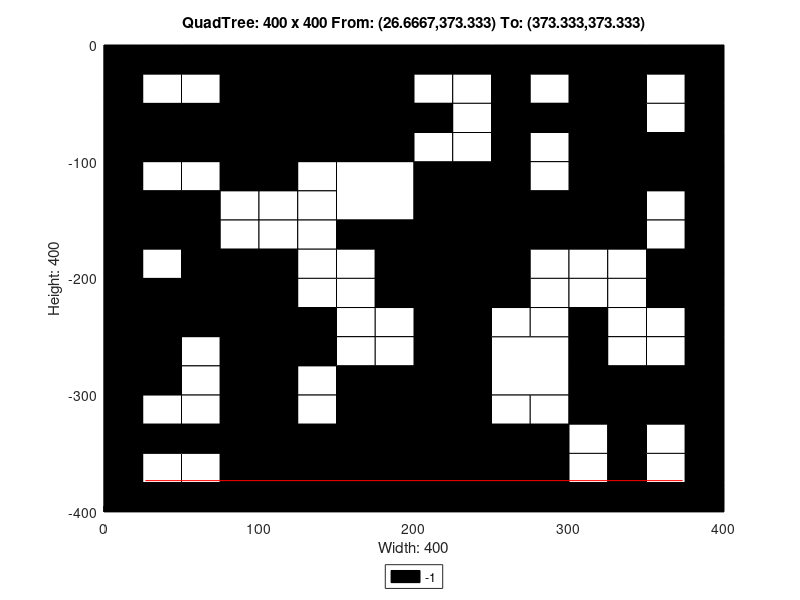

Write the MATLAB code that produced this figure.
axis([0 400 -400 0]);
title('QuadTree: 400 x 400 From: (26.6667,373.333) To: (373.333,373.333)');
xlabel('Width: 400');
ylabel('Height: 400');
rectangle('Position',[100 -100 100 100], 'FaceColor',[0 0 0]);
rectangle('Position',[0 -100 50 50], 'FaceColor',[0 0 0]);
rectangle('Position',[50 -100 50 50], 'FaceColor',[0 0 0]);
rectangle('Position',[150 -150 50 50], 'FaceColor',[1 1 1]);
rectangle('Position',[300 -50 50 50], 'FaceColor',[0 0 0]);
rectangle('Position',[300 -100 50 50], 'FaceColor',[0 0 0]);
rectangle('Position',[200 -150 50 50], 'FaceColor',[0 0 0]);
rectangle('Position',[200 -200 50 50], 'FaceColor',[0 0 0]);
rectangle('Position',[300 -150 50 50], 'FaceColor',[0 0 0]);
rectangle('Position',[0 -250 50 50], 'FaceColor',[0 0 0]);
rectangle('Position',[50 -250 50 50], 'FaceColor',[0 0 0]);
rectangle('Position',[0 -300 50 50], 'FaceColor',[0 0 0]);
rectangle('Position',[150 -350 50 50], 'FaceColor',[0 0 0]);
rectangle('Position',[100 -400 50 50], 'FaceColor',[0 0 0]);
rectangle('Position',[150 -400 50 50], 'FaceColor',[0 0 0]);
rectangle('Position',[200 -250 50 50], 'FaceColor',[0 0 0]);
rectangle('Position',[200 -300 50 50], 'FaceColor',[0 0 0]);
rectangle('Position',[250 -300 50 50], 'FaceColor',[1 1 1]);
rectangle('Position',[200 -350 50 50], 'FaceColor',[0 0 0]);
rectangle('Position',[200 -400 50 50], 'FaceColor',[0 0 0]);
rectangle('Position',[250 -400 50 50], 'FaceColor',[0 0 0]);
rectangle('Position',[0 -25 25 25], 'FaceColor',[0 0 0]);
rectangle('Position',[25 -25 25 25], 'FaceColor',[0 0 0]);
rectangle('Position',[0 -50 25 25], 'FaceColor',[0 0 0]);
rectangle('Position',[25 -50 25 25], 'FaceColor',[1 1 1]);
rectangle('Position',[50 -25 25 25], 'FaceColor',[0 0 0]);
rectangle('Position',[75 -25 25 25], 'FaceColor',[0 0 0]);
rectangle('Position',[50 -50 25 25], 'FaceColor',[1 1 1]);
rectangle('Position',[75 -50 25 25], 'FaceColor',[0 0 0]);
rectangle('Position',[0 -125 25 25], 'FaceColor',[0 0 0]);
rectangle('Position',[25 -125 25 25], 'FaceColor',[1 1 1]);
rectangle('Position',[0 -150 25 25], 'FaceColor',[0 0 0]);
rectangle('Position',[25 -150 25 25], 'FaceColor',[0 0 0]);
rectangle('Position',[50 -125 25 25], 'FaceColor',[1 1 1]);
rectangle('Position',[75 -125 25 25], 'FaceColor',[0 0 0]);
rectangle('Position',[50 -150 25 25], 'FaceColor',[0 0 0]);
rectangle('Position',[75 -150 25 25], 'FaceColor',[1 1 1]);
rectangle('Position',[0 -175 25 25], 'FaceColor',[0 0 0]);
rectangle('Position',[25 -175 25 25], 'FaceColor',[0 0 0]);
rectangle('Position',[0 -200 25 25], 'FaceColor',[0 0 0]);
rectangle('Position',[25 -200 25 25], 'FaceColor',[1 1 1]);
rectangle('Position',[50 -175 25 25], 'FaceColor',[0 0 0]);
rectangle('Position',[75 -175 25 25], 'FaceColor',[1 1 1]);
rectangle('Position',[50 -200 25 25], 'FaceColor',[0 0 0]);
rectangle('Position',[75 -200 25 25], 'FaceColor',[0 0 0]);
rectangle('Position',[100 -125 25 25], 'FaceColor',[0 0 0]);
rectangle('Position',[125 -125 25 25], 'FaceColor',[1 1 1]);
rectangle('Position',[100 -150 25 25], 'FaceColor',[1 1 1]);
rectangle('Position',[125 -150 25 25], 'FaceColor',[1 1 1]);
rectangle('Position',[100 -175 25 25], 'FaceColor',[1 1 1]);
rectangle('Position',[125 -175 25 25], 'FaceColor',[1 1 1]);
rectangle('Position',[100 -200 25 25], 'FaceColor',[0 0 0]);
rectangle('Position',[125 -200 25 25], 'FaceColor',[1 1 1]);
rectangle('Position',[150 -175 25 25], 'FaceColor',[0 0 0]);
rectangle('Position',[175 -175 25 25], 'FaceColor',[0 0 0]);
rectangle('Position',[150 -200 25 25], 'FaceColor',[1 1 1]);
rectangle('Position',[175 -200 25 25], 'FaceColor',[0 0 0]);
rectangle('Position',[200 -25 25 25], 'FaceColor',[0 0 0]);
rectangle('Position',[225 -25 25 25], 'FaceColor',[0 0 0]);
rectangle('Position',[200 -50 25 25], 'FaceColor',[1 1 1]);
rectangle('Position',[225 -50 25 25], 'FaceColor',[1 1 1]);
rectangle('Position',[250 -25 25 25], 'FaceColor',[0 0 0]);
rectangle('Position',[275 -25 25 25], 'FaceColor',[0 0 0]);
rectangle('Position',[250 -50 25 25], 'FaceColor',[0 0 0]);
rectangle('Position',[275 -50 25 25], 'FaceColor',[1 1 1]);
rectangle('Position',[200 -75 25 25], 'FaceColor',[0 0 0]);
rectangle('Position',[225 -75 25 25], 'FaceColor',[1 1 1]);
rectangle('Position',[200 -100 25 25], 'FaceColor',[1 1 1]);
rectangle('Position',[225 -100 25 25], 'FaceColor',[1 1 1]);
rectangle('Position',[250 -75 25 25], 'FaceColor',[0 0 0]);
rectangle('Position',[275 -75 25 25], 'FaceColor',[0 0 0]);
rectangle('Position',[250 -100 25 25], 'FaceColor',[0 0 0]);
rectangle('Position',[275 -100 25 25], 'FaceColor',[1 1 1]);
rectangle('Position',[350 -25 25 25], 'FaceColor',[0 0 0]);
rectangle('Position',[375 -25 25 25], 'FaceColor',[0 0 0]);
rectangle('Position',[350 -50 25 25], 'FaceColor',[1 1 1]);
rectangle('Position',[375 -50 25 25], 'FaceColor',[0 0 0]);
rectangle('Position',[350 -75 25 25], 'FaceColor',[1 1 1]);
rectangle('Position',[375 -75 25 25], 'FaceColor',[0 0 0]);
rectangle('Position',[350 -100 25 25], 'FaceColor',[0 0 0]);
rectangle('Position',[375 -100 25 25], 'FaceColor',[0 0 0]);
rectangle('Position',[250 -125 25 25], 'FaceColor',[0 0 0]);
rectangle('Position',[275 -125 25 25], 'FaceColor',[1 1 1]);
rectangle('Position',[250 -150 25 25], 'FaceColor',[0 0 0]);
rectangle('Position',[275 -150 25 25], 'FaceColor',[0 0 0]);
rectangle('Position',[250 -175 25 25], 'FaceColor',[0 0 0]);
rectangle('Position',[275 -175 25 25], 'FaceColor',[0 0 0]);
rectangle('Position',[250 -200 25 25], 'FaceColor',[0 0 0]);
rectangle('Position',[275 -200 25 25], 'FaceColor',[1 1 1]);
rectangle('Position',[350 -125 25 25], 'FaceColor',[0 0 0]);
rectangle('Position',[375 -125 25 25], 'FaceColor',[0 0 0]);
rectangle('Position',[350 -150 25 25], 'FaceColor',[1 1 1]);
rectangle('Position',[375 -150 25 25], 'FaceColor',[0 0 0]);
rectangle('Position',[300 -175 25 25], 'FaceColor',[0 0 0]);
rectangle('Position',[325 -175 25 25], 'FaceColor',[0 0 0]);
rectangle('Position',[300 -200 25 25], 'FaceColor',[1 1 1]);
rectangle('Position',[325 -200 25 25], 'FaceColor',[1 1 1]);
rectangle('Position',[350 -175 25 25], 'FaceColor',[1 1 1]);
rectangle('Position',[375 -175 25 25], 'FaceColor',[0 0 0]);
rectangle('Position',[350 -200 25 25], 'FaceColor',[0 0 0]);
rectangle('Position',[375 -200 25 25], 'FaceColor',[0 0 0]);
rectangle('Position',[50 -275 25 25], 'FaceColor',[1 1 1]);
rectangle('Position',[75 -275 25 25], 'FaceColor',[0 0 0]);
rectangle('Position',[50 -300 25 25], 'FaceColor',[1 1 1]);
rectangle('Position',[75 -300 25 25], 'FaceColor',[0 0 0]);
rectangle('Position',[100 -225 25 25], 'FaceColor',[0 0 0]);
rectangle('Position',[125 -225 25 25], 'FaceColor',[1 1 1]);
rectangle('Position',[100 -250 25 25], 'FaceColor',[0 0 0]);
rectangle('Position',[125 -250 25 25], 'FaceColor',[0 0 0]);
rectangle('Position',[150 -225 25 25], 'FaceColor',[1 1 1]);
rectangle('Position',[175 -225 25 25], 'FaceColor',[0 0 0]);
rectangle('Position',[150 -250 25 25], 'FaceColor',[1 1 1]);
rectangle('Position',[175 -250 25 25], 'FaceColor',[1 1 1]);
rectangle('Position',[100 -275 25 25], 'FaceColor',[0 0 0]);
rectangle('Position',[125 -275 25 25], 'FaceColor',[0 0 0]);
rectangle('Position',[100 -300 25 25], 'FaceColor',[0 0 0]);
rectangle('Position',[125 -300 25 25], 'FaceColor',[1 1 1]);
rectangle('Position',[150 -275 25 25], 'FaceColor',[1 1 1]);
rectangle('Position',[175 -275 25 25], 'FaceColor',[1 1 1]);
rectangle('Position',[150 -300 25 25], 'FaceColor',[0 0 0]);
rectangle('Position',[175 -300 25 25], 'FaceColor',[0 0 0]);
rectangle('Position',[0 -325 25 25], 'FaceColor',[0 0 0]);
rectangle('Position',[25 -325 25 25], 'FaceColor',[1 1 1]);
rectangle('Position',[0 -350 25 25], 'FaceColor',[0 0 0]);
rectangle('Position',[25 -350 25 25], 'FaceColor',[0 0 0]);
rectangle('Position',[50 -325 25 25], 'FaceColor',[1 1 1]);
rectangle('Position',[75 -325 25 25], 'FaceColor',[0 0 0]);
rectangle('Position',[50 -350 25 25], 'FaceColor',[0 0 0]);
rectangle('Position',[75 -350 25 25], 'FaceColor',[0 0 0]);
rectangle('Position',[0 -375 25 25], 'FaceColor',[0 0 0]);
rectangle('Position',[25 -375 25 25], 'FaceColor',[1 1 1]);
rectangle('Position',[0 -400 25 25], 'FaceColor',[0 0 0]);
rectangle('Position',[25 -400 25 25], 'FaceColor',[0 0 0]);
rectangle('Position',[50 -375 25 25], 'FaceColor',[1 1 1]);
rectangle('Position',[75 -375 25 25], 'FaceColor',[0 0 0]);
rectangle('Position',[50 -400 25 25], 'FaceColor',[0 0 0]);
rectangle('Position',[75 -400 25 25], 'FaceColor',[0 0 0]);
rectangle('Position',[100 -325 25 25], 'FaceColor',[0 0 0]);
rectangle('Position',[125 -325 25 25], 'FaceColor',[1 1 1]);
rectangle('Position',[100 -350 25 25], 'FaceColor',[0 0 0]);
rectangle('Position',[125 -350 25 25], 'FaceColor',[0 0 0]);
rectangle('Position',[250 -225 25 25], 'FaceColor',[0 0 0]);
rectangle('Position',[275 -225 25 25], 'FaceColor',[1 1 1]);
rectangle('Position',[250 -250 25 25], 'FaceColor',[1 1 1]);
rectangle('Position',[275 -250 25 25], 'FaceColor',[1 1 1]);
rectangle('Position',[300 -225 25 25], 'FaceColor',[1 1 1]);
rectangle('Position',[325 -225 25 25], 'FaceColor',[1 1 1]);
rectangle('Position',[300 -250 25 25], 'FaceColor',[0 0 0]);
rectangle('Position',[325 -250 25 25], 'FaceColor',[1 1 1]);
rectangle('Position',[350 -225 25 25], 'FaceColor',[0 0 0]);
rectangle('Position',[375 -225 25 25], 'FaceColor',[0 0 0]);
rectangle('Position',[350 -250 25 25], 'FaceColor',[1 1 1]);
rectangle('Position',[375 -250 25 25], 'FaceColor',[0 0 0]);
rectangle('Position',[300 -275 25 25], 'FaceColor',[0 0 0]);
rectangle('Position',[325 -275 25 25], 'FaceColor',[1 1 1]);
rectangle('Position',[300 -300 25 25], 'FaceColor',[0 0 0]);
rectangle('Position',[325 -300 25 25], 'FaceColor',[0 0 0]);
rectangle('Position',[350 -275 25 25], 'FaceColor',[1 1 1]);
rectangle('Position',[375 -275 25 25], 'FaceColor',[0 0 0]);
rectangle('Position',[350 -300 25 25], 'FaceColor',[0 0 0]);
rectangle('Position',[375 -300 25 25], 'FaceColor',[0 0 0]);
rectangle('Position',[250 -325 25 25], 'FaceColor',[1 1 1]);
rectangle('Position',[275 -325 25 25], 'FaceColor',[1 1 1]);
rectangle('Position',[250 -350 25 25], 'FaceColor',[0 0 0]);
rectangle('Position',[275 -350 25 25], 'FaceColor',[0 0 0]);
rectangle('Position',[300 -325 25 25], 'FaceColor',[0 0 0]);
rectangle('Position',[325 -325 25 25], 'FaceColor',[0 0 0]);
rectangle('Position',[300 -350 25 25], 'FaceColor',[1 1 1]);
rectangle('Position',[325 -350 25 25], 'FaceColor',[0 0 0]);
rectangle('Position',[350 -325 25 25], 'FaceColor',[0 0 0]);
rectangle('Position',[375 -325 25 25], 'FaceColor',[0 0 0]);
rectangle('Position',[350 -350 25 25], 'FaceColor',[1 1 1]);
rectangle('Position',[375 -350 25 25], 'FaceColor',[0 0 0]);
rectangle('Position',[300 -375 25 25], 'FaceColor',[1 1 1]);
rectangle('Position',[325 -375 25 25], 'FaceColor',[0 0 0]);
rectangle('Position',[300 -400 25 25], 'FaceColor',[0 0 0]);
rectangle('Position',[325 -400 25 25], 'FaceColor',[0 0 0]);
rectangle('Position',[350 -375 25 25], 'FaceColor',[1 1 1]);
rectangle('Position',[375 -375 25 25], 'FaceColor',[0 0 0]);
rectangle('Position',[350 -400 25 25], 'FaceColor',[0 0 0]);
rectangle('Position',[375 -400 25 25], 'FaceColor',[0 0 0]);
X=[373.333,26.6667];
Y=[-373.333,-373.333];
hold on;
plot(X,Y,'r');
legend('-1','Location','southoutside');
